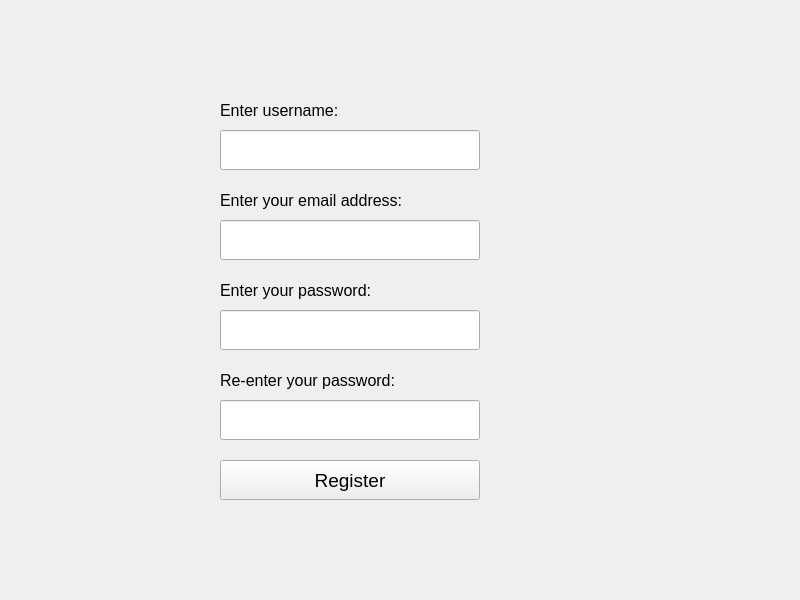
<?xml version="1.0" encoding="UTF-8"?>
<ui version="4.0">
 <class>Form</class>
 <widget class="QWidget" name="Form">
  <property name="geometry">
   <rect>
    <x>0</x>
    <y>0</y>
    <width>800</width>
    <height>600</height>
   </rect>
  </property>
  <property name="windowTitle">
   <string>Form</string>
  </property>
  <widget class="QLabel" name="label_3">
   <property name="geometry">
    <rect>
     <x>220</x>
     <y>270</y>
     <width>260</width>
     <height>40</height>
    </rect>
   </property>
   <property name="font">
    <font>
     <pointsize>12</pointsize>
    </font>
   </property>
   <property name="text">
    <string>Enter your password:</string>
   </property>
  </widget>
  <widget class="QLineEdit" name="lineEdit_3">
   <property name="geometry">
    <rect>
     <x>220</x>
     <y>310</y>
     <width>260</width>
     <height>40</height>
    </rect>
   </property>
   <property name="font">
    <font>
     <pointsize>12</pointsize>
    </font>
   </property>
   <property name="text">
    <string/>
   </property>
  </widget>
  <widget class="QLabel" name="label_4">
   <property name="geometry">
    <rect>
     <x>220</x>
     <y>180</y>
     <width>260</width>
     <height>40</height>
    </rect>
   </property>
   <property name="font">
    <font>
     <pointsize>12</pointsize>
    </font>
   </property>
   <property name="text">
    <string>Enter your email address:</string>
   </property>
  </widget>
  <widget class="QLineEdit" name="lineEdit_4">
   <property name="geometry">
    <rect>
     <x>220</x>
     <y>220</y>
     <width>260</width>
     <height>40</height>
    </rect>
   </property>
   <property name="font">
    <font>
     <pointsize>12</pointsize>
    </font>
   </property>
   <property name="text">
    <string/>
   </property>
  </widget>
  <widget class="QLabel" name="label_5">
   <property name="geometry">
    <rect>
     <x>220</x>
     <y>90</y>
     <width>260</width>
     <height>40</height>
    </rect>
   </property>
   <property name="font">
    <font>
     <pointsize>12</pointsize>
    </font>
   </property>
   <property name="text">
    <string>Enter username:</string>
   </property>
  </widget>
  <widget class="QLineEdit" name="lineEdit_5">
   <property name="geometry">
    <rect>
     <x>220</x>
     <y>130</y>
     <width>260</width>
     <height>40</height>
    </rect>
   </property>
   <property name="font">
    <font>
     <pointsize>12</pointsize>
    </font>
   </property>
   <property name="text">
    <string/>
   </property>
  </widget>
  <widget class="QLabel" name="label_6">
   <property name="geometry">
    <rect>
     <x>220</x>
     <y>360</y>
     <width>260</width>
     <height>40</height>
    </rect>
   </property>
   <property name="font">
    <font>
     <pointsize>12</pointsize>
    </font>
   </property>
   <property name="text">
    <string>Re-enter your password:</string>
   </property>
  </widget>
  <widget class="QLineEdit" name="lineEdit_6">
   <property name="geometry">
    <rect>
     <x>220</x>
     <y>400</y>
     <width>260</width>
     <height>40</height>
    </rect>
   </property>
   <property name="font">
    <font>
     <pointsize>12</pointsize>
    </font>
   </property>
   <property name="text">
    <string/>
   </property>
  </widget>
  <widget class="QPushButton" name="pushButton">
   <property name="geometry">
    <rect>
     <x>220</x>
     <y>460</y>
     <width>260</width>
     <height>40</height>
    </rect>
   </property>
   <property name="font">
    <font>
     <pointsize>14</pointsize>
    </font>
   </property>
   <property name="text">
    <string>Register</string>
   </property>
  </widget>
 </widget>
 <resources/>
 <connections/>
</ui>
